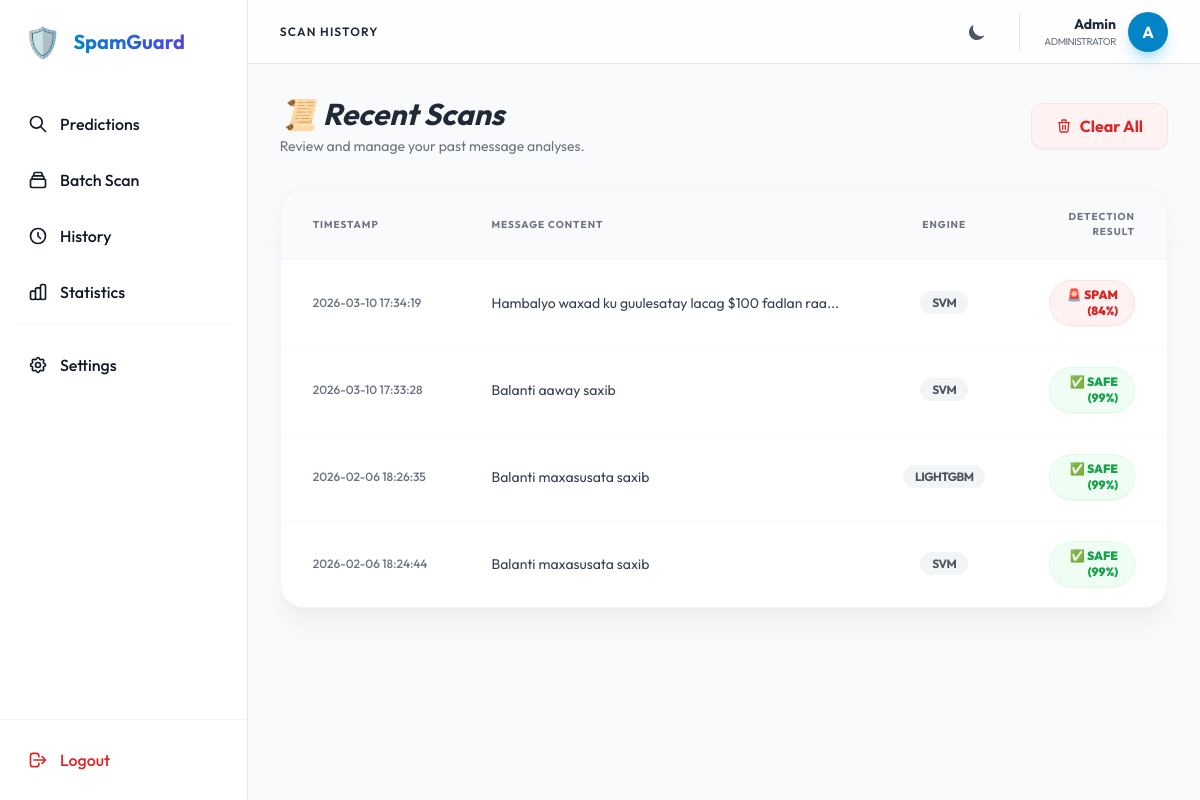
Screenshot of /history (signed in) with the database file from the repository.
### tables this page shows
CREATE TABLE scan_history
                 (id INTEGER PRIMARY KEY AUTOINCREMENT,
                  user_id INTEGER NOT NULL,
                  message_snippet TEXT,
                  is_spam BOOLEAN,
                  confidence FLOAT,
                  model_used TEXT,
                  timestamp TIMESTAMP DEFAULT CURRENT_TIMESTAMP,
                  FOREIGN KEY(user_id) REFERENCES users(id));

### app.py (the view)
@app.route("/history")
@login_required
def history():
    conn = sqlite3.connect(DB_FILE)
    conn.row_factory = sqlite3.Row
    c = conn.cursor()
    c.execute("SELECT * FROM scan_history WHERE user_id = ? ORDER BY timestamp DESC LIMIT 50", (session['user_id'],))
    history_items = c.fetchall()
    conn.close()
    return render_template("history.html", history=history_items)

### app.py (called while the page is built)
def login_required(f):
    @wraps(f)
    def decorated_function(*args, **kwargs):
        if 'user_id' not in session:
            flash('Please login to access this page.', 'error')
            return redirect(url_for('login'))
        return f(*args, **kwargs)
    return decorated_function

### templates/history.html (shortened to what this page needs)
{% extends "base.html" %}
{% block header_title %}Scan History{% endblock %}
{% block content %}
<div class="max-w-6xl mx-auto animate-in fade-in slide-in-from-bottom-4 duration-700">
    <div class="flex flex-col md:flex-row md:items-center justify-between gap-4 mb-8">
        <div>
            <h2 class="text-3xl font-bold text-gray-800 dark:text-gray-100 italic">📜 Recent Scans</h2>
            <p class="text-gray-500 dark:text-gray-400 text-sm mt-1">Review and manage your past message analyses.</p>
        </div>
        {% if history|length > 0 %}
        <form action="{{ url_for('clear_history') }}" method="POST"
            onsubmit="return confirm('Are you sure you want to clear your entire history? This cannot be undone.');">
            <button type="submit"
                class="flex items-center gap-2 px-6 py-2.5 bg-red-50 hover:bg-red-100 dark:bg-red-900/20 dark:hover:bg-red-900/40 text-red-600 dark:text-red-400 font-bold rounded-xl transition-all border border-red-100 dark:border-red-900/50 shadow-sm">
                <svg class="w-4 h-4" fill="none" stroke="currentColor" viewBox="0 0 24 24">
                    <path stroke-linecap="round" stroke-linejoin="round" stroke-width="2"
                        d="M19 7l-.867 12.142A2 2 0 0116.138 21H7.862a2 2 0 01-1.995-1.858L5 7m5 4v6m4-6v6m1-10V4a1 1 0 00-1-1h-4a1 1 0 00-1 1v3M4 7h16">
                    </path>
                </svg>
                Clear All
            </button>
        </form>
        {% endif %}
    </div>
    <div
        class="bg-white dark:bg-gray-800 rounded-3xl shadow-xl shadow-gray-200/50 dark:shadow-none border border-gray-100 dark:border-gray-700 overflow-hidden">
        <div class="overflow-x-auto">
            <table class="w-full text-left border-collapse">
                <thead>
                    <tr
                        class="bg-gray-50 dark:bg-gray-900/50 text-gray-500 dark:text-gray-400 uppercase text-[10px] tracking-widest border-b border-gray-100 dark:border-gray-700">
                        <th class="py-5 px-8 font-bold">Timestamp</th>
                        <th class="py-5 px-8 font-bold">Message Content</th>
                        <th class="py-5 px-8 font-bold text-center">Engine</th>
                        <th class="py-5 px-8 font-bold text-right">Detection Result</th>
                    </tr>
                </thead>
                <tbody class="divide-y divide-gray-50 dark:divide-gray-700/50">
                    {% for item in history %}
                    <tr class="hover:bg-gray-50 dark:hover:bg-gray-700/30 transition-all group">
                        <td class="py-5 px-8 text-xs font-medium text-gray-500 dark:text-gray-500 whitespace-nowrap">
                            {{ item['timestamp'] }}
                        </td>
                        <td class="py-5 px-8">
                            <div class="max-w-md text-sm text-gray-700 dark:text-gray-300 truncate"
                                title="{{ item['message_snippet'] }}">
                                {{ item['message_snippet'] }}
                            </div>
                        </td>
                        <td class="py-5 px-8 text-center text-xs">
                            <span
                                class="px-3 py-1 bg-gray-100 dark:bg-gray-900 text-gray-600 dark:text-gray-400 rounded-full font-bold uppercase tracking-tighter">
                                {{ item['model_used']|upper }}
                            </span>
                        </td>
                        <td class="py-5 px-8 text-right">
                            {% if item['is_spam'] %}
                            <div
                                class="inline-flex items-center gap-1.5 px-4 py-1.5 bg-red-50 dark:bg-red-900/20 text-red-600 dark:text-red-400 rounded-full text-xs font-black shadow-sm border border-red-100 dark:border-red-900/50">
                                🚨 SPAM ({{ (item['confidence']*100)|round|int }}%)
                            </div>
                            {% else %}
                            <div
                                class="inline-flex items-center gap-1.5 px-4 py-1.5 bg-green-50 dark:bg-green-900/20 text-green-600 dark:text-green-400 rounded-full text-xs font-black shadow-sm border border-green-100 dark:border-green-900/50">
                                ✅ SAFE ({{ (item['confidence']*100)|round|int }}%)
                            </div>
                            {% endif %}
                        </td>
                    </tr>
                    {% endfor %}
                </tbody>
            </table>
        </div>
    </div>
</div>
{% endblock %}

### templates/base.html (style rules this page uses)
body { font-family: 'Outfit', sans-serif; }

### rows the page displays
scan_history: timestamp "2026-03-10 17:34:19", message_snippet "Hambalyo waxad ku guulesatay lacag $100 fadlan raa...", model_used "SVM", (item['confidence']*100)|round|int "84"
scan_history: timestamp "2026-03-10 17:33:28", message_snippet "Balanti aaway saxib", model_used "SVM", (item['confidence']*100)|round|int "99"
scan_history: timestamp "2026-02-06 18:26:35", message_snippet "Balanti maxasusata saxib", model_used "LIGHTGBM", (item['confidence']*100)|round|int "99"
scan_history: timestamp "2026-02-06 18:24:44", message_snippet "Balanti maxasusata saxib", model_used "SVM", (item['confidence']*100)|round|int "99"

### other values shown
{{ session.get('user_name') }} "Admin"
{{ session.get('user_name')[0].upper() }} "A"
